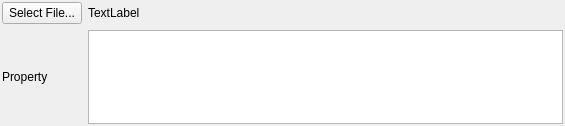
<?xml version="1.0" encoding="UTF-8"?>
<ui version="4.0">
 <class>DataContainerReaderWidget</class>
 <widget class="QWidget" name="DataContainerReaderWidget">
  <property name="geometry">
   <rect>
    <x>0</x>
    <y>0</y>
    <width>565</width>
    <height>126</height>
   </rect>
  </property>
  <layout class="QGridLayout" name="gridLayout">
   <property name="margin">
    <number>2</number>
   </property>
   <item row="1" column="0">
    <widget class="QLabel" name="label">
     <property name="text">
      <string>Property</string>
     </property>
    </widget>
   </item>
   <item row="1" column="1">
    <widget class="QColumnView" name="dcaProxyView">
     <property name="autoScroll">
      <bool>true</bool>
     </property>
     <property name="editTriggers">
      <set>QAbstractItemView::NoEditTriggers</set>
     </property>
     <property name="tabKeyNavigation">
      <bool>true</bool>
     </property>
     <property name="alternatingRowColors">
      <bool>true</bool>
     </property>
     <property name="selectionMode">
      <enum>QAbstractItemView::SingleSelection</enum>
     </property>
     <property name="verticalScrollMode">
      <enum>QAbstractItemView::ScrollPerPixel</enum>
     </property>
     <property name="horizontalScrollMode">
      <enum>QAbstractItemView::ScrollPerPixel</enum>
     </property>
     <property name="resizeGripsVisible">
      <bool>true</bool>
     </property>
    </widget>
   </item>
   <item row="0" column="0">
    <widget class="QPushButton" name="selectBtn">
     <property name="text">
      <string>Select File...</string>
     </property>
    </widget>
   </item>
   <item row="0" column="1">
    <widget class="QFSDropLabel" name="filePath">
     <property name="acceptDrops">
      <bool>true</bool>
     </property>
     <property name="text">
      <string>TextLabel</string>
     </property>
    </widget>
   </item>
  </layout>
 </widget>
 <customwidgets>
  <customwidget>
   <class>QFSDropLabel</class>
   <extends>QLabel</extends>
   <header location="global">QFSDropLabel.h</header>
  </customwidget>
 </customwidgets>
 <resources/>
 <connections/>
</ui>
